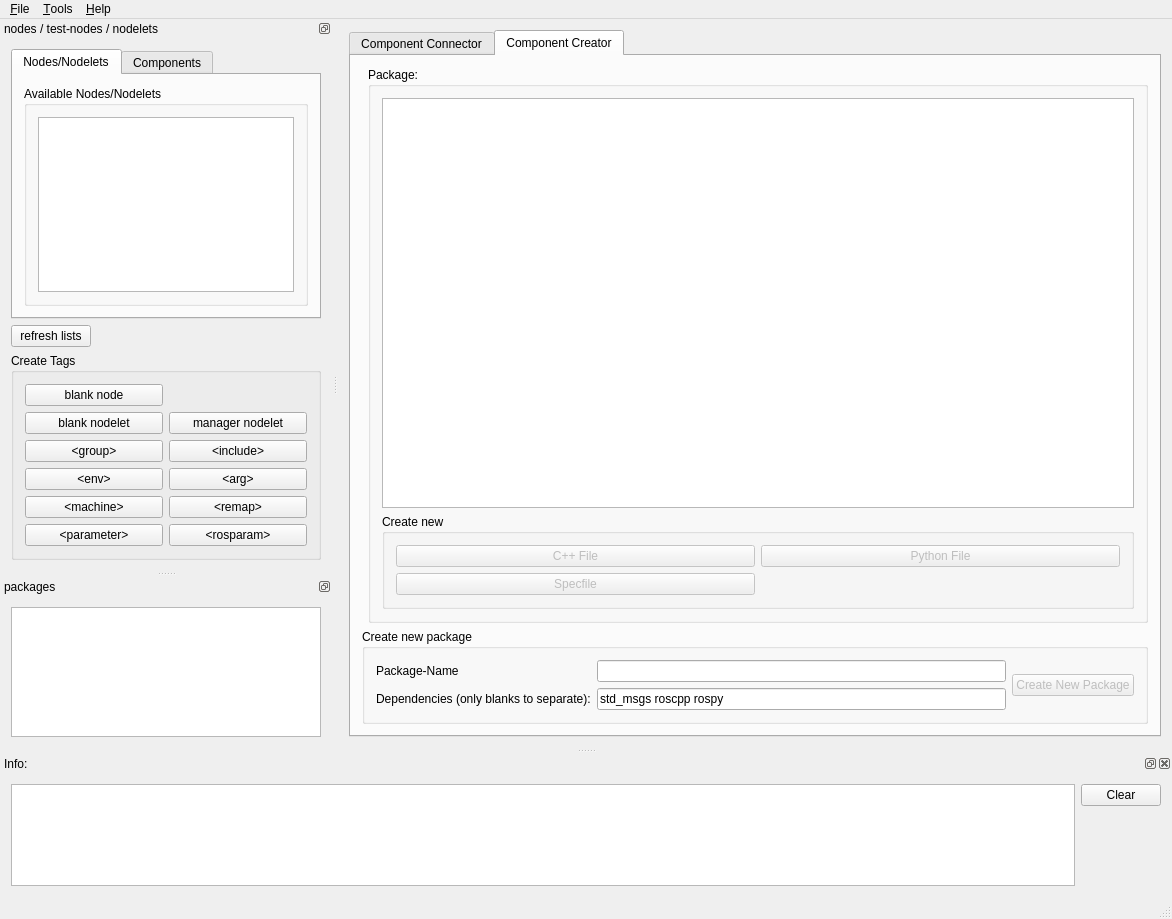
<?xml version="1.0" encoding="UTF-8"?>
<ui version="4.0">
 <class>RxDev</class>
 <widget class="QMainWindow" name="RxDev">
  <property name="geometry">
   <rect>
    <x>0</x>
    <y>0</y>
    <width>1172</width>
    <height>919</height>
   </rect>
  </property>
  <property name="sizePolicy">
   <sizepolicy hsizetype="Maximum" vsizetype="Maximum">
    <horstretch>0</horstretch>
    <verstretch>0</verstretch>
   </sizepolicy>
  </property>
  <property name="windowTitle">
   <string>rxDeveloper</string>
  </property>
  <property name="windowIcon">
   <iconset resource="icons.qrc">
    <normaloff>:/icons/icons/rxdev.png</normaloff>:/icons/icons/rxdev.png</iconset>
  </property>
  <widget class="QWidget" name="centralWidget">
   <layout class="QGridLayout" name="gridLayout">
    <item row="0" column="0">
     <widget class="QTabWidget" name="tabWidget">
      <property name="baseSize">
       <size>
        <width>200</width>
        <height>0</height>
       </size>
      </property>
      <property name="currentIndex">
       <number>1</number>
      </property>
      <widget class="QWidget" name="tab">
       <attribute name="title">
        <string>Component Connector</string>
       </attribute>
       <layout class="QGridLayout" name="gridLayout_3">
        <item row="0" column="0">
         <widget class="QWidget" name="connector_widget" native="true">
          <property name="minimumSize">
           <size>
            <width>200</width>
            <height>200</height>
           </size>
          </property>
          <property name="baseSize">
           <size>
            <width>200</width>
            <height>0</height>
           </size>
          </property>
          <layout class="QGridLayout" name="gridLayout_18">
           <item row="0" column="0">
            <layout class="QHBoxLayout" name="hLayout"/>
           </item>
          </layout>
         </widget>
        </item>
       </layout>
      </widget>
      <widget class="QWidget" name="tab_2">
       <attribute name="title">
        <string>Component Creator</string>
       </attribute>
       <layout class="QGridLayout" name="gridLayout_6">
        <item row="0" column="1">
         <widget class="QGroupBox" name="groupBox_package">
          <property name="title">
           <string>Package:</string>
          </property>
          <layout class="QGridLayout" name="gridLayout_10">
           <item row="1" column="0">
            <widget class="QGroupBox" name="groupBox_4">
             <property name="title">
              <string>Create new</string>
             </property>
             <layout class="QGridLayout" name="gridLayout_11">
              <item row="1" column="2">
               <widget class="QPushButton" name="pushButton_createPython">
                <property name="enabled">
                 <bool>false</bool>
                </property>
                <property name="text">
                 <string>Python File</string>
                </property>
               </widget>
              </item>
              <item row="3" column="1">
               <widget class="QPushButton" name="pushButton_specfile">
                <property name="enabled">
                 <bool>false</bool>
                </property>
                <property name="text">
                 <string>Specfile</string>
                </property>
               </widget>
              </item>
              <item row="1" column="1">
               <widget class="QPushButton" name="pushButton_createCpp">
                <property name="enabled">
                 <bool>false</bool>
                </property>
                <property name="text">
                 <string>C++ File</string>
                </property>
               </widget>
              </item>
             </layout>
            </widget>
           </item>
           <item row="0" column="0">
            <widget class="QTreeView" name="treeView_packageBrowser">
             <property name="toolTip">
              <string>Right-click folders or files </string>
             </property>
             <property name="editTriggers">
              <set>QAbstractItemView::NoEditTriggers</set>
             </property>
             <property name="alternatingRowColors">
              <bool>true</bool>
             </property>
            </widget>
           </item>
          </layout>
         </widget>
        </item>
        <item row="1" column="0" colspan="2">
         <widget class="QGroupBox" name="groupBox">
          <property name="title">
           <string>Create new package</string>
          </property>
          <layout class="QGridLayout" name="gridLayout_8">
           <item row="0" column="0">
            <layout class="QGridLayout" name="gridLayout_7">
             <item row="2" column="0">
              <widget class="QLabel" name="label_6">
               <property name="text">
                <string>Dependencies (only blanks to separate):</string>
               </property>
              </widget>
             </item>
             <item row="1" column="0">
              <widget class="QLabel" name="label_5">
               <property name="text">
                <string>Package-Name</string>
               </property>
              </widget>
             </item>
             <item row="1" column="1">
              <widget class="QLineEdit" name="lineEdit_packageName">
               <property name="toolTip">
                <string>type in package-name</string>
               </property>
              </widget>
             </item>
             <item row="2" column="1">
              <widget class="QLineEdit" name="lineEdit_packageDependencies">
               <property name="text">
                <string>std_msgs roscpp rospy</string>
               </property>
              </widget>
             </item>
            </layout>
           </item>
           <item row="0" column="1">
            <widget class="QPushButton" name="pushButton_createPackage">
             <property name="enabled">
              <bool>false</bool>
             </property>
             <property name="text">
              <string>Create New Package</string>
             </property>
            </widget>
           </item>
          </layout>
         </widget>
        </item>
       </layout>
      </widget>
     </widget>
    </item>
   </layout>
  </widget>
  <widget class="QMenuBar" name="menuBar">
   <property name="geometry">
    <rect>
     <x>0</x>
     <y>0</y>
     <width>1172</width>
     <height>25</height>
    </rect>
   </property>
   <widget class="QMenu" name="menuHelp">
    <property name="title">
     <string>&amp;Help</string>
    </property>
    <addaction name="actionAbout_rxdev"/>
    <addaction name="separator"/>
    <addaction name="actionOnline_help"/>
   </widget>
   <widget class="QMenu" name="menuFile">
    <property name="title">
     <string>&amp;File</string>
    </property>
    <addaction name="separator"/>
    <addaction name="actionNew_Launchfile"/>
    <addaction name="actionLoad_Launchfile"/>
    <addaction name="actionSave_as_Launchfile"/>
    <addaction name="separator"/>
    <addaction name="actionSettings"/>
    <addaction name="separator"/>
    <addaction name="actionQuit"/>
   </widget>
   <widget class="QMenu" name="menuTools">
    <property name="title">
     <string>&amp;Tools</string>
    </property>
    <addaction name="actionRxGraph"/>
    <addaction name="actionRviz"/>
    <addaction name="actionDynamic_reconfigure_gui"/>
    <addaction name="actionRxloggerlevel"/>
    <addaction name="actionRxconsole"/>
    <addaction name="separator"/>
    <addaction name="actionRoswtf"/>
   </widget>
   <addaction name="menuFile"/>
   <addaction name="menuTools"/>
   <addaction name="menuHelp"/>
  </widget>
  <widget class="QStatusBar" name="statusBar"/>
  <widget class="QDockWidget" name="dockWidget_availableNodes">
   <property name="minimumSize">
    <size>
     <width>288</width>
     <height>552</height>
    </size>
   </property>
   <property name="baseSize">
    <size>
     <width>200</width>
     <height>0</height>
    </size>
   </property>
   <property name="accessibleName">
    <string/>
   </property>
   <property name="autoFillBackground">
    <bool>false</bool>
   </property>
   <property name="floating">
    <bool>false</bool>
   </property>
   <property name="features">
    <set>QDockWidget::DockWidgetFloatable|QDockWidget::DockWidgetMovable</set>
   </property>
   <property name="allowedAreas">
    <set>Qt::LeftDockWidgetArea|Qt::RightDockWidgetArea</set>
   </property>
   <property name="windowTitle">
    <string>nodes / test-nodes / nodelets</string>
   </property>
   <attribute name="dockWidgetArea">
    <number>1</number>
   </attribute>
   <widget class="QWidget" name="dockWidgetContents_2">
    <layout class="QGridLayout" name="gridLayout_15">
     <item row="2" column="0">
      <widget class="QGroupBox" name="groupBox_6">
       <property name="title">
        <string>Create Tags</string>
       </property>
       <layout class="QGridLayout" name="gridLayout_5">
        <item row="0" column="0">
         <widget class="QPushButton" name="pushButton_blankNode">
          <property name="minimumSize">
           <size>
            <width>0</width>
            <height>0</height>
           </size>
          </property>
          <property name="baseSize">
           <size>
            <width>200</width>
            <height>0</height>
           </size>
          </property>
          <property name="text">
           <string>blank node</string>
          </property>
         </widget>
        </item>
        <item row="1" column="0">
         <widget class="QPushButton" name="pushButton_blankNodelet">
          <property name="text">
           <string>blank nodelet</string>
          </property>
         </widget>
        </item>
        <item row="1" column="1">
         <widget class="QPushButton" name="pushButton_managerNodelet">
          <property name="text">
           <string>manager nodelet</string>
          </property>
         </widget>
        </item>
        <item row="2" column="0">
         <widget class="QPushButton" name="pushButton_group">
          <property name="text">
           <string>&lt;group&gt;</string>
          </property>
         </widget>
        </item>
        <item row="2" column="1">
         <widget class="QPushButton" name="pushButton_includeFile">
          <property name="text">
           <string>&lt;include&gt;</string>
          </property>
         </widget>
        </item>
        <item row="3" column="0">
         <widget class="QPushButton" name="pushButton_env">
          <property name="text">
           <string>&lt;env&gt;</string>
          </property>
         </widget>
        </item>
        <item row="3" column="1">
         <widget class="QPushButton" name="pushButton_arg">
          <property name="text">
           <string>&lt;arg&gt;</string>
          </property>
         </widget>
        </item>
        <item row="4" column="0">
         <widget class="QPushButton" name="pushButton_machine">
          <property name="text">
           <string>&lt;machine&gt;</string>
          </property>
         </widget>
        </item>
        <item row="4" column="1">
         <widget class="QPushButton" name="pushButton_remap">
          <property name="text">
           <string>&lt;remap&gt;</string>
          </property>
         </widget>
        </item>
        <item row="5" column="0">
         <widget class="QPushButton" name="pushButton_Param">
          <property name="text">
           <string>&lt;parameter&gt;</string>
          </property>
         </widget>
        </item>
        <item row="5" column="1">
         <widget class="QPushButton" name="pushButton_rosparam">
          <property name="text">
           <string>&lt;rosparam&gt;</string>
          </property>
         </widget>
        </item>
       </layout>
      </widget>
     </item>
     <item row="0" column="0">
      <widget class="QTabWidget" name="tabWidget_2">
       <property name="minimumSize">
        <size>
         <width>150</width>
         <height>0</height>
        </size>
       </property>
       <property name="currentIndex">
        <number>0</number>
       </property>
       <widget class="QWidget" name="tab_3">
        <attribute name="title">
         <string>Nodes/Nodelets</string>
        </attribute>
        <layout class="QGridLayout" name="gridLayout_12">
         <item row="1" column="0">
          <widget class="QGroupBox" name="groupBox_5">
           <property name="title">
            <string>Available Nodes/Nodelets</string>
           </property>
           <layout class="QGridLayout" name="gridLayout_14">
            <item row="0" column="0">
             <widget class="QTreeView" name="treeView_availableNodes">
              <property name="minimumSize">
               <size>
                <width>100</width>
                <height>0</height>
               </size>
              </property>
              <property name="baseSize">
               <size>
                <width>200</width>
                <height>0</height>
               </size>
              </property>
              <property name="editTriggers">
               <set>QAbstractItemView::NoEditTriggers</set>
              </property>
              <property name="dragEnabled">
               <bool>true</bool>
              </property>
              <property name="dragDropMode">
               <enum>QAbstractItemView::DragOnly</enum>
              </property>
              <property name="alternatingRowColors">
               <bool>true</bool>
              </property>
              <property name="sortingEnabled">
               <bool>true</bool>
              </property>
              <property name="headerHidden">
               <bool>true</bool>
              </property>
              <attribute name="headerVisible">
               <bool>false</bool>
              </attribute>
              <attribute name="headerShowSortIndicator" stdset="0">
               <bool>true</bool>
              </attribute>
             </widget>
            </item>
           </layout>
          </widget>
         </item>
        </layout>
       </widget>
       <widget class="QWidget" name="tab_4">
        <attribute name="title">
         <string>Components</string>
        </attribute>
        <layout class="QGridLayout" name="gridLayout_13">
         <item row="0" column="0">
          <widget class="QListView" name="listView_availableComponents">
           <property name="editTriggers">
            <set>QAbstractItemView::NoEditTriggers</set>
           </property>
           <property name="dragEnabled">
            <bool>false</bool>
           </property>
           <property name="alternatingRowColors">
            <bool>true</bool>
           </property>
          </widget>
         </item>
        </layout>
       </widget>
      </widget>
     </item>
     <item row="1" column="0">
      <layout class="QFormLayout" name="formLayout">
       <property name="fieldGrowthPolicy">
        <enum>QFormLayout::AllNonFixedFieldsGrow</enum>
       </property>
       <item row="0" column="1">
        <spacer name="horizontalSpacer">
         <property name="orientation">
          <enum>Qt::Horizontal</enum>
         </property>
         <property name="sizeHint" stdset="0">
          <size>
           <width>40</width>
           <height>20</height>
          </size>
         </property>
        </spacer>
       </item>
       <item row="0" column="0">
        <widget class="QPushButton" name="pushButton_refreshNodesOrComps">
         <property name="minimumSize">
          <size>
           <width>0</width>
           <height>0</height>
          </size>
         </property>
         <property name="baseSize">
          <size>
           <width>200</width>
           <height>0</height>
          </size>
         </property>
         <property name="text">
          <string>refresh lists</string>
         </property>
        </widget>
       </item>
      </layout>
     </item>
    </layout>
   </widget>
  </widget>
  <widget class="QDockWidget" name="dockWidget_availablePackages">
   <property name="sizePolicy">
    <sizepolicy hsizetype="Preferred" vsizetype="Expanding">
     <horstretch>0</horstretch>
     <verstretch>0</verstretch>
    </sizepolicy>
   </property>
   <property name="minimumSize">
    <size>
     <width>150</width>
     <height>171</height>
    </size>
   </property>
   <property name="maximumSize">
    <size>
     <width>524287</width>
     <height>524287</height>
    </size>
   </property>
   <property name="baseSize">
    <size>
     <width>200</width>
     <height>171</height>
    </size>
   </property>
   <property name="features">
    <set>QDockWidget::DockWidgetFloatable|QDockWidget::DockWidgetMovable</set>
   </property>
   <property name="windowTitle">
    <string>packages</string>
   </property>
   <attribute name="dockWidgetArea">
    <number>1</number>
   </attribute>
   <widget class="QWidget" name="dockWidgetContents_4">
    <layout class="QGridLayout" name="gridLayout_2">
     <item row="0" column="0">
      <widget class="QListView" name="listView_package">
       <property name="editTriggers">
        <set>QAbstractItemView::NoEditTriggers</set>
       </property>
       <property name="alternatingRowColors">
        <bool>true</bool>
       </property>
      </widget>
     </item>
    </layout>
   </widget>
  </widget>
  <widget class="QDockWidget" name="dockWidget_errors">
   <property name="windowIcon">
    <iconset resource="icons.qrc">
     <normaloff>:/icons/icons/dialog-information.png</normaloff>:/icons/icons/dialog-information.png</iconset>
   </property>
   <property name="windowTitle">
    <string>Info:</string>
   </property>
   <attribute name="dockWidgetArea">
    <number>8</number>
   </attribute>
   <widget class="QWidget" name="dockWidgetContents">
    <layout class="QHBoxLayout" name="horizontalLayout">
     <item>
      <widget class="QTextEdit" name="textEdit_Info">
       <property name="readOnly">
        <bool>true</bool>
       </property>
      </widget>
     </item>
     <item>
      <layout class="QVBoxLayout" name="verticalLayout">
       <item>
        <widget class="QPushButton" name="pushButton_clearInfo">
         <property name="text">
          <string>Clear</string>
         </property>
        </widget>
       </item>
       <item>
        <spacer name="verticalSpacer">
         <property name="orientation">
          <enum>Qt::Vertical</enum>
         </property>
         <property name="sizeHint" stdset="0">
          <size>
           <width>20</width>
           <height>40</height>
          </size>
         </property>
        </spacer>
       </item>
      </layout>
     </item>
    </layout>
   </widget>
  </widget>
  <action name="actionQuit">
   <property name="icon">
    <iconset resource="icons.qrc">
     <normaloff>:/icons/icons/system-log-out.png</normaloff>:/icons/icons/system-log-out.png</iconset>
   </property>
   <property name="text">
    <string>&amp;Quit</string>
   </property>
   <property name="shortcut">
    <string>Ctrl+Q</string>
   </property>
   <property name="iconVisibleInMenu">
    <bool>true</bool>
   </property>
  </action>
  <action name="actionAbout_rxdev">
   <property name="icon">
    <iconset resource="icons.qrc">
     <normaloff>:/icons/icons/dialog-information.png</normaloff>:/icons/icons/dialog-information.png</iconset>
   </property>
   <property name="text">
    <string>&amp;About rxDeveloper</string>
   </property>
   <property name="iconVisibleInMenu">
    <bool>true</bool>
   </property>
  </action>
  <action name="actionSettings">
   <property name="icon">
    <iconset resource="icons.qrc">
     <normaloff>:/icons/icons/preferences-system.png</normaloff>:/icons/icons/preferences-system.png</iconset>
   </property>
   <property name="text">
    <string>&amp;Settings</string>
   </property>
   <property name="shortcut">
    <string>F10</string>
   </property>
  </action>
  <action name="actionAvailable_Nodes">
   <property name="checkable">
    <bool>true</bool>
   </property>
   <property name="checked">
    <bool>true</bool>
   </property>
   <property name="text">
    <string>Connector Sidebar</string>
   </property>
  </action>
  <action name="actionLoad_Launchfile">
   <property name="icon">
    <iconset resource="icons.qrc">
     <normaloff>:/icons/icons/document-open.png</normaloff>:/icons/icons/document-open.png</iconset>
   </property>
   <property name="text">
    <string>Load Launchfile</string>
   </property>
   <property name="shortcut">
    <string>Ctrl+L</string>
   </property>
  </action>
  <action name="actionSave_as_Launchfile">
   <property name="icon">
    <iconset resource="icons.qrc">
     <normaloff>:/icons/icons/document-save-as.png</normaloff>:/icons/icons/document-save-as.png</iconset>
   </property>
   <property name="text">
    <string>Save Launchfile</string>
   </property>
   <property name="shortcut">
    <string>Ctrl+S</string>
   </property>
  </action>
  <action name="actionRemap">
   <property name="checkable">
    <bool>true</bool>
   </property>
   <property name="icon">
    <iconset resource="icons.qrc">
     <normaloff>:/icons/icons/segment-line.png</normaloff>:/icons/icons/segment-line.png</iconset>
   </property>
   <property name="text">
    <string>remap</string>
   </property>
   <property name="shortcut">
    <string>Ctrl+R</string>
   </property>
  </action>
  <action name="actionDrag_Drop">
   <property name="checkable">
    <bool>true</bool>
   </property>
   <property name="icon">
    <iconset resource="icons.qrc">
     <normaloff>:/icons/icons/draw-smudge.png</normaloff>:/icons/icons/draw-smudge.png</iconset>
   </property>
   <property name="text">
    <string>Drag&amp;Drop</string>
   </property>
   <property name="shortcut">
    <string>Ctrl+M</string>
   </property>
  </action>
  <action name="actionDelete_Item">
   <property name="checkable">
    <bool>true</bool>
   </property>
   <property name="icon">
    <iconset resource="icons.qrc">
     <normaloff>:/icons/icons/node-delete.png</normaloff>:/icons/icons/node-delete.png</iconset>
   </property>
   <property name="text">
    <string>Delete Item</string>
   </property>
   <property name="shortcut">
    <string>Ctrl+D</string>
   </property>
  </action>
  <action name="actionNew_Launchfile">
   <property name="icon">
    <iconset resource="icons.qrc">
     <normaloff>:/icons/icons/document-new.png</normaloff>:/icons/icons/document-new.png</iconset>
   </property>
   <property name="text">
    <string>New Launchfile</string>
   </property>
   <property name="shortcut">
    <string>Ctrl+N</string>
   </property>
  </action>
  <action name="actionStart">
   <property name="icon">
    <iconset resource="icons.qrc">
     <normaloff>:/icons/icons/media-playback-start.png</normaloff>:/icons/icons/media-playback-start.png</iconset>
   </property>
   <property name="text">
    <string>start</string>
   </property>
   <property name="toolTip">
    <string>try to run computational graph</string>
   </property>
   <property name="shortcut">
    <string>F2</string>
   </property>
  </action>
  <action name="actionStop">
   <property name="icon">
    <iconset resource="icons.qrc">
     <normaloff>:/icons/icons/media-playback-stop.png</normaloff>:/icons/icons/media-playback-stop.png</iconset>
   </property>
   <property name="text">
    <string>stop</string>
   </property>
   <property name="toolTip">
    <string>stop running computational graph</string>
   </property>
   <property name="shortcut">
    <string>F3</string>
   </property>
  </action>
  <action name="actionRxGraph">
   <property name="checkable">
    <bool>true</bool>
   </property>
   <property name="text">
    <string>rxgraph</string>
   </property>
  </action>
  <action name="actionDynamic_reconfigure_gui">
   <property name="checkable">
    <bool>true</bool>
   </property>
   <property name="text">
    <string>dynamic reconfigure gui</string>
   </property>
  </action>
  <action name="actionRxloggerlevel">
   <property name="checkable">
    <bool>true</bool>
   </property>
   <property name="text">
    <string>rxloggerlevel</string>
   </property>
  </action>
  <action name="actionRxconsole">
   <property name="checkable">
    <bool>true</bool>
   </property>
   <property name="text">
    <string>rxconsole</string>
   </property>
  </action>
  <action name="actionRoswtf">
   <property name="text">
    <string>roswtf</string>
   </property>
  </action>
  <action name="actionRviz">
   <property name="checkable">
    <bool>true</bool>
   </property>
   <property name="text">
    <string>rviz</string>
   </property>
  </action>
  <action name="actionOnline_help">
   <property name="text">
    <string>Online help</string>
   </property>
  </action>
 </widget>
 <layoutdefault spacing="6" margin="11"/>
 <resources>
  <include location="icons.qrc"/>
 </resources>
 <connections>
  <connection>
   <sender>actionQuit</sender>
   <signal>activated()</signal>
   <receiver>RxDev</receiver>
   <slot>close()</slot>
   <hints>
    <hint type="sourcelabel">
     <x>-1</x>
     <y>-1</y>
    </hint>
    <hint type="destinationlabel">
     <x>199</x>
     <y>149</y>
    </hint>
   </hints>
  </connection>
 </connections>
</ui>
